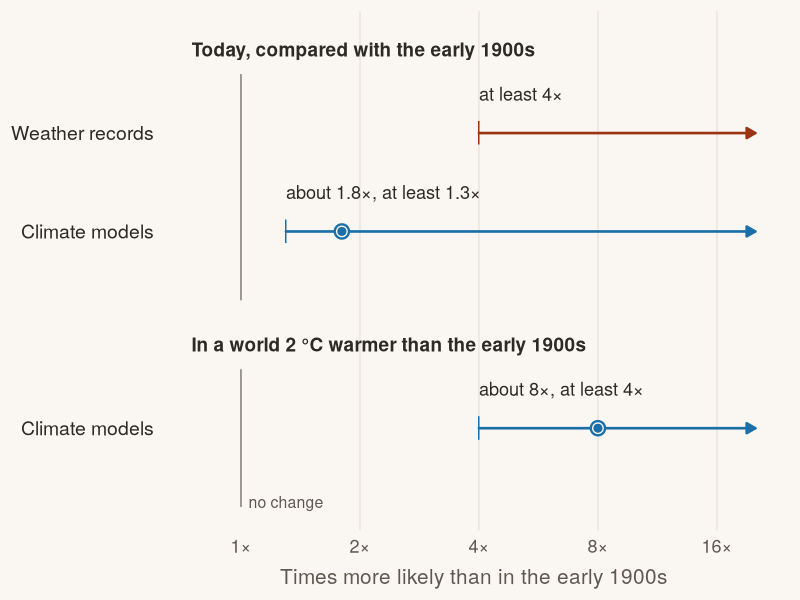

Write the R code that produced this figure.
## ---- chunk 1
#| label: setup
library(readr)
library(dplyr)
library(ggplot2)

# Published results of van Oldenborgh et al. (2021), transcribed from the paper's
# text (Sects. 3-5 and conclusions): https://doi.org/10.5194/nhess-21-941-2021.
# best  = best estimate of how many times more likely (probability ratio)
# lower = lower limit of the 95% confidence interval
# Blank cells: the authors give no value. The paper's underlying time series were
# published on the KNMI Climate Explorer, which was offline in October 2026.
results <- read_csv("data/attribution_results.csv", show_col_types = FALSE)

ink <- "#2d2a26"
muted <- "#5f5850"
page <- "#faf7f2"
evidence_colours <- c("Weather records" = "#9a3412", "Climate models" = "#1b6fa8")
## ---- chunk 2
#| label: fig-likelihood
#| fig-cap: "**Every estimate shows fire weather like Black Summer becoming more likely.** How many times more likely a fire season as severe as 2019/20 is than in the early 1900s, according to weather records and climate models. Dots are best estimates; each line starts at the lowest value the study supports, and the arrow means the true value could be higher. The study gives no best estimate for the weather records, only a lower limit. Data: @vanoldenborgh2021."
#| fig-alt: "Chart of how many times more likely Black Summer fire weather has become, on a scale from 1 (no change) to 16 times. Today, weather records show at least 4 times; climate models show about 1.8 times, at least 1.3 times. In a world 2 degrees warmer, climate models show about 8 times, at least 4 times. All estimates sit to the right of 'no change'."
#| fig-width: 6.4
#| fig-height: 4
#| fig-dpi: 200
#| out-width: 100%
# One row per estimate; rows are placed by hand so the two groups
# ("today" and "2 °C warmer") sit close together under their own headings.
fire <- results |>
  filter(indicator == "Fire weather") |>
  mutate(
    row = case_when(
      comparison == "Today" & evidence == "Weather records" ~ 4,
      comparison == "Today" & evidence == "Climate models" ~ 3,
      comparison == "2 °C warmer" ~ 1
    ),
    label = if_else(is.na(best),
                    paste0("at least ", lower, "×"),
                    paste0("about ", best, "×, at least ", lower, "×"))
  )

group_headings <- tibble(
  y = c(4.85, 1.85),
  text = c("Today, compared with the early 1900s",
           "In a world 2 °C warmer than the early 1900s")
)

arrow_end <- 20

ggplot(fire, aes(y = row, colour = evidence)) +
  # Light gridlines, skipping 1x where the "no change" line sits
  geom_vline(xintercept = c(2, 4, 8, 16), colour = "#e7dfd3", linewidth = 0.4) +
  # "No change" line, broken where the group headings sit
  annotate("segment", x = 1, xend = 1, y = c(0.2, 2.3), yend = c(1.6, 4.6),
           colour = muted, linewidth = 0.4) +
  annotate("text", x = 1, y = 0.25, label = "no change", colour = muted,
           size = 4, hjust = -0.1) +
  geom_segment(aes(x = lower, xend = arrow_end, yend = row),
               linewidth = 0.9, lineend = "round",
               arrow = arrow(length = unit(2.5, "mm"), type = "closed")) +
  geom_point(aes(x = lower), shape = "|", size = 6) +
  geom_point(aes(x = best), shape = 21, size = 4, stroke = 1.2,
             fill = page, na.rm = TRUE) +
  geom_point(aes(x = best), size = 2.4, na.rm = TRUE) +
  geom_text(aes(x = lower, label = label), colour = ink, size = 4.6,
            hjust = 0, nudge_y = 0.4) +
  geom_text(data = group_headings, aes(x = 0.75, y = y, label = text),
            inherit.aes = FALSE, colour = ink, fontface = "bold",
            size = 4.8, hjust = 0) +
  scale_x_log10(breaks = c(1, 2, 4, 8, 16),
                labels = c("1×", "2×", "4×", "8×", "16×")) +
  scale_y_continuous(breaks = fire$row, labels = fire$evidence) +
  scale_colour_manual(values = evidence_colours, guide = "none") +
  coord_cartesian(xlim = c(0.75, arrow_end), ylim = c(0.2, 5), clip = "off") +
  labs(x = "Times more likely than in the early 1900s", y = NULL) +
  theme_minimal(base_size = 15, base_family = "Helvetica Neue") +
  theme(
    plot.background = element_rect(fill = page, colour = NA),
    panel.grid.major.y = element_blank(),
    panel.grid.minor = element_blank(),
    panel.grid.major.x = element_blank(),
    axis.text.y = element_text(colour = ink, size = 14),
    axis.text.x = element_text(colour = muted, size = 13),
    axis.title.x = element_text(colour = muted, margin = margin(t = 8)),
    plot.margin = margin(8, 12, 8, 8)
  )
